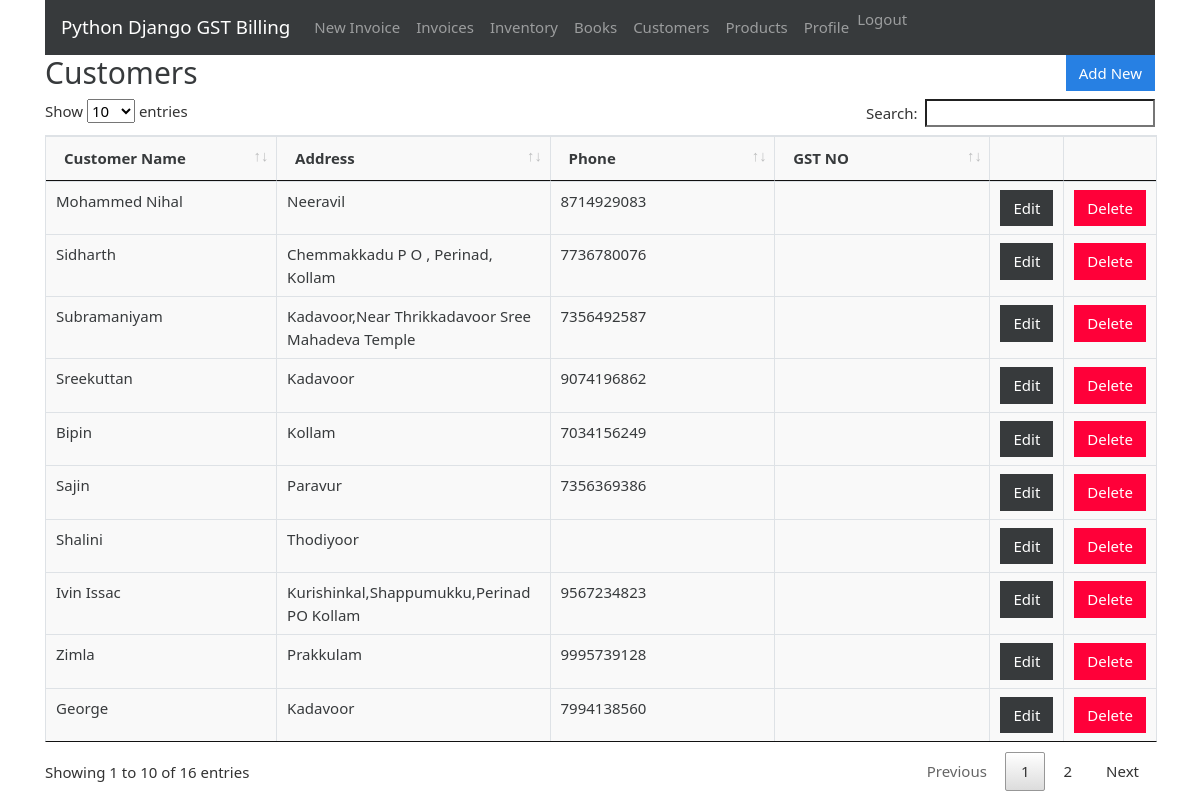
Page /customers (signed in) on the committed database.
### gstbillingapp/models.py (models this page shows, shortened)
class Customer(models.Model):
    user = models.ForeignKey(User, null=True, blank=True, on_delete=models.SET_NULL)
    customer_name = models.CharField(max_length=200)
    customer_address = models.TextField(max_length=600, blank=True, null=True)
    customer_phone = models.CharField(max_length=14, blank=True, null=True)
    customer_gst = models.CharField(max_length=15, blank=True, null=True)

### gstbillingapp/views.py (the view)
# urls.py: path('customers', views.customers, name='customers'),
@login_required
def customers(request):
    context = {}
    context['customers'] = Customer.objects.filter(user=request.user)
    return render(request, 'gstbillingapp/customers.html', context)

### gstbillingapp/templates/gstbillingapp/customers.html (shortened to what this page needs)
{% extends "gstbillingapp/base.html" %}
{% load static %}
{% block content %}
<div class="row">
	<div class="col">
		<h2>Customers</h2>
	</div>
	<div class="col">
		<a href="{% url 'customer_add' %}" id="add_customer_btn"><button type="button" class="btn btn-primary">Add New</button></a>
	</div>
</div>
<table class="table table-bordered" id="customer-table">
	<thead>
		<tr>
			<th>Customer Name</th>
			<th>Address</th>
			<th>Phone</th>
			<th>GST NO</th>
			<th></th>
			<th></th>
		</tr>
	</thead>
	<tbody class="two-col-form">
		{% for customer in customers %}
		<tr>
			<td>{{customer.customer_name}}</td>
			<td>{{customer.customer_address}}</td>
			<td>{{customer.customer_phone}}</td>
			<td>{{customer.customer_gst}}</td>
			<td><a href="{% url 'customer_edit' customer.id %}"><button type="button" class="btn btn-dark">Edit</button></a></td>
			<td><button type="button" class="btn btn-danger" data-toggle="modal" data-target="#customerDeleteModal" data-customer-id="{{customer.id}}" data-customer-name="{{customer.customer_name}}">Delete</button></td>
		</tr>
		{% endfor %}
	</tbody>
</table>
{% endblock %}

### gstbillingapp/static/gstbillingapp/main.css (style rules this page uses)
.table-bordered td, .table-bordered th { padding: 0.25em; }
.table-bordered tbody td, .table-bordered tbody th, .table-bordered thead th, .table-bordered thead td { background: #f9f9f9; }
.two-col-form td, .two-col-form th { width: 25%; }
#add_customer_btn, #add_product_btn { float: right; }

### rows in the picture
Customer: customer_name "Mohammed Nihal", customer_address "Neeravil", customer_phone "8714929083"
Customer: customer_name "Sidharth", customer_address "Chemmakkadu P O , Perinad, Kollam", customer_phone "7736780076"
Customer: customer_name "Subramaniyam", customer_address "Kadavoor,Near Thrikkadavoor Sree Mahadeva Temple", customer_phone "7356492587"
Customer: customer_name "Sreekuttan", customer_address "Kadavoor", customer_phone "9074196862"
Customer: customer_name "Bipin", customer_address "Kollam", customer_phone "7034156249"
Customer: customer_name "Sajin", customer_address "Paravur", customer_phone "7356369386"
Customer: customer_name "Shalini", customer_address "Thodiyoor"
Customer: customer_name "Ivin Issac", customer_address "Kurishinkal,Shappumukku,Perinad PO Kollam", customer_phone "9567234823"
Customer: customer_name "Zimla", customer_address "Prakkulam", customer_phone "9995739128"
Customer: customer_name "George", customer_address "Kadavoor", customer_phone "7994138560"
